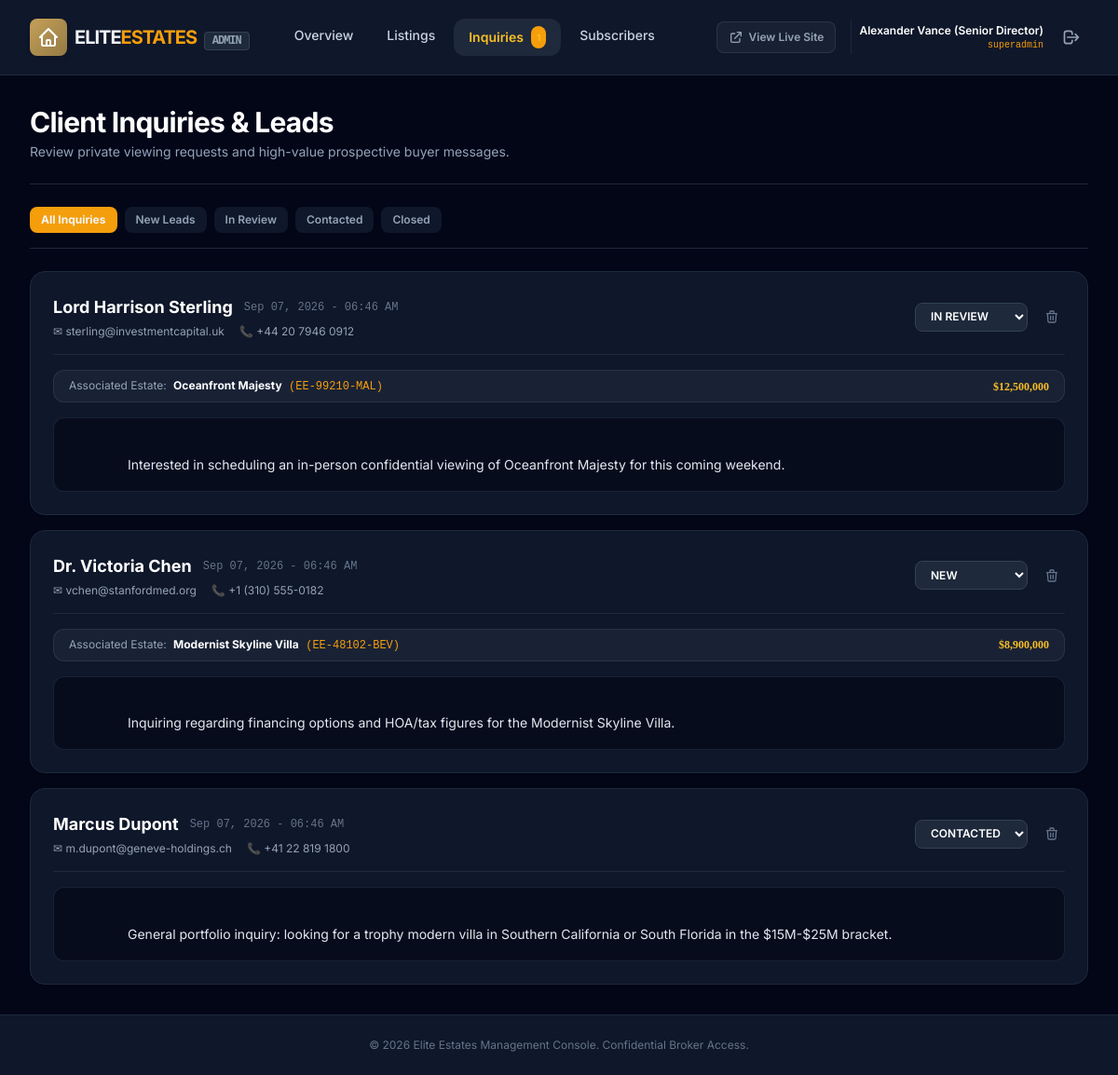
The app's page /admin/inquiries.php (signed in) with its own data.
### tables this page shows
CREATE TABLE IF NOT EXISTS `inquiries` (
    `id` INT UNSIGNED AUTO_INCREMENT PRIMARY KEY,
    `property_id` INT UNSIGNED DEFAULT NULL,
    `full_name` VARCHAR(100) NOT NULL,
    `email` VARCHAR(150) NOT NULL,
    `phone` VARCHAR(50) NOT NULL,
    `message` TEXT NOT NULL,
    `status` ENUM('new', 'in_review', 'contacted', 'closed') NOT NULL DEFAULT 'new',
    `ip_address` VARCHAR(45) DEFAULT NULL,
    `created_at` TIMESTAMP NOT NULL DEFAULT CURRENT_TIMESTAMP,
    CONSTRAINT `fk_inquiries_property`
        FOREIGN KEY (`property_id`) REFERENCES `properties` (`id`)
        ON DELETE SET NULL ON UPDATE CASCADE,
    INDEX `idx_inquiries_status` (`status`),
    INDEX `idx_inquiries_created_at` (`created_at`)
);

CREATE TABLE IF NOT EXISTS `properties` (
    `id` INT UNSIGNED AUTO_INCREMENT PRIMARY KEY,
    `ref_code` VARCHAR(50) NOT NULL UNIQUE,
    `title` VARCHAR(255) NOT NULL,
    `slug` VARCHAR(255) NOT NULL UNIQUE,
    `tag` VARCHAR(50) DEFAULT 'For Sale',
    `property_type` VARCHAR(50) NOT NULL,
    `location` VARCHAR(150) NOT NULL,
    `city` VARCHAR(100) NOT NULL,
    `state` VARCHAR(50) NOT NULL,
    `address` VARCHAR(255) DEFAULT NULL,
    `price` DECIMAL(14, 2) NOT NULL,
    `beds` INT UNSIGNED NOT NULL DEFAULT 1,
    `baths` DECIMAL(3, 1) NOT NULL DEFAULT 1.0,
    `sqft` INT UNSIGNED NOT NULL,
    `lot_size` VARCHAR(50) DEFAULT NULL,
    `year_built` SMALLINT UNSIGNED DEFAULT NULL,
    `featured_image` TEXT NOT NULL,
    `description` TEXT NOT NULL,
    `amenities` JSON DEFAULT NULL,
    `status` ENUM('active', 'pending', 'sold', 'draft') NOT NULL DEFAULT 'active',
    `is_featured` TINYINT(1) NOT NULL DEFAULT 1,
    `created_at` TIMESTAMP NOT NULL DEFAULT CURRENT_TIMESTAMP,
    `updated_at` TIMESTAMP NOT NULL DEFAULT CURRENT_TIMESTAMP ON UPDATE CURRENT_TIMESTAMP,
    INDEX `idx_properties_location` (`location`),
    INDEX `idx_properties_type` (`property_type`),
    INDEX `idx_properties_price` (`price`),
    INDEX `idx_properties_status` (`status`),
    INDEX `idx_properties_featured` (`is_featured`)
);

### config/database.php (called while the page is built, shortened)
<?php
class Database
{
    private static string $host = '127.0.0.1';
    private static int $port = 3306;
    private static string $dbName = 'elite_estates';
    private static string $username = 'root';
    private static string $password = '';
    private static string $charset = 'utf8mb4';
    private static ?PDO $instance = null;
    public static function getConnection(): PDO
    {
        if (self::$instance === null) {
            $host = getenv('DB_HOST') ?: self::$host;
            $port = (int)(getenv('DB_PORT') ?: self::$port);
            $dbName = getenv('DB_NAME') ?: self::$dbName;
            $username = getenv('DB_USER') ?: self::$username;
            $password = getenv('DB_PASS') !== false ? getenv('DB_PASS') : self::$password;
            $dsn = "mysql:host={$host};port={$port};dbname={$dbName};charset=" . self::$charset;
            $options = [
                PDO::ATTR_ERRMODE            => PDO::ERRMODE_EXCEPTION,
                PDO::ATTR_DEFAULT_FETCH_MODE => PDO::FETCH_ASSOC,
                PDO::ATTR_EMULATE_PREPARES   => true,
                PDO::MYSQL_ATTR_INIT_COMMAND => "SET NAMES " . self::$charset . " COLLATE utf8mb4_unicode_ci",
            ];
            try {
                self::$instance = new PDO($dsn, $username, $password, $options);
            } catch (PDOException $e) {
                throw new PDOException("Database Connection Error: " . $e->getMessage(), (int)$e->getCode());
            }
        }
        return self::$instance;
    }
}

### src/Models/Inquiry.php (called while the page is built, shortened)
<?php
require_once __DIR__ . '/../../config/database.php';
class Inquiry
{
    private PDO $pdo;
    public function __construct(?PDO $pdo = null)
    {
        $this->pdo = $pdo ?? Database::getConnection();
    }
    public function getAll(?string $status = null, int $limit = 100): array
    {
        $sql = "SELECT i.*, p.title as property_title, p.ref_code as property_ref_code, p.price as property_price
                FROM inquiries i
                LEFT JOIN properties p ON i.property_id = p.id";
        $params = [];
        $sql .= " ORDER BY i.created_at DESC LIMIT :limit";
        $stmt = $this->pdo->prepare($sql);
        $stmt->bindValue(':limit', $limit, PDO::PARAM_INT);
        $stmt->execute();
        return $stmt->fetchAll();
    }
    public function countNew(): int
    {
        return (int)$this->pdo->query("SELECT COUNT(*) FROM inquiries WHERE status = 'new'")->fetchColumn();
    }
}

### admin/inquiries.php (the view, shortened to what this page needs)
<?php
require_once __DIR__ . '/header.php';
require_once __DIR__ . '/../src/Models/Inquiry.php';
$inquiryModel = new Inquiry();
$statusFilter = $_GET['status'] ?? null;
$inquiries = $inquiryModel->getAll($statusFilter, 100);
?>
<div class="space-y-6">
    <div class="flex flex-col sm:flex-row justify-between items-start sm:items-center gap-4 border-b border-slate-800 pb-6">
        <div>
            <h1 class="text-3xl font-bold text-white tracking-tight">Client Inquiries & Leads</h1>
            <p class="text-slate-400 text-sm mt-1">Review private viewing requests and high-value prospective buyer messages.</p>
        </div>
    </div>
    <div class="flex gap-2 border-b border-slate-800 pb-4 text-xs font-semibold">
        <a href="inquiries.php" class="px-3 py-1.5 rounded-lg transition <?= empty($statusFilter) ? 'bg-amber-500 text-navy font-bold' : 'text-slate-400 hover:text-white bg-slate-900' ?>">All Inquiries</a>
        <a href="inquiries.php?status=new" class="px-3 py-1.5 rounded-lg transition <?= $statusFilter === 'new' ? 'bg-amber-500 text-navy font-bold' : 'text-slate-400 hover:text-white bg-slate-900' ?>">New Leads</a>
        <a href="inquiries.php?status=in_review" class="px-3 py-1.5 rounded-lg transition <?= $statusFilter === 'in_review' ? 'bg-amber-500 text-navy font-bold' : 'text-slate-400 hover:text-white bg-slate-900' ?>">In Review</a>
        <a href="inquiries.php?status=contacted" class="px-3 py-1.5 rounded-lg transition <?= $statusFilter === 'contacted' ? 'bg-amber-500 text-navy font-bold' : 'text-slate-400 hover:text-white bg-slate-900' ?>">Contacted</a>
        <a href="inquiries.php?status=closed" class="px-3 py-1.5 rounded-lg transition <?= $statusFilter === 'closed' ? 'bg-amber-500 text-navy font-bold' : 'text-slate-400 hover:text-white bg-slate-900' ?>">Closed</a>
    </div>
    <div class="space-y-4">
        <?php if (empty($inquiries)): ?>
        <div class="bg-slate-900 border border-slate-800 rounded-2xl p-12 text-center text-slate-500 text-sm">
            No inquiries currently found matching this criteria.
        </div>
        <?php else: ?>
        <?php foreach ($inquiries as $inq): ?>
        <div class="bg-slate-900 border border-slate-800 rounded-2xl p-6 shadow-sm hover:border-slate-700 transition">
            <div class="flex flex-col md:flex-row justify-between items-start md:items-center gap-4 border-b border-slate-800 pb-4 mb-4">
                <div>
                    <div class="flex items-center gap-3">
                        <span class="text-lg font-bold text-white"><?= htmlspecialchars($inq['full_name']) ?></span>
                        <span class="text-xs text-slate-500 font-mono"><?= date('M d, Y - h:i A', strtotime($inq['created_at'])) ?></span>
                    </div>
                    <div class="flex items-center gap-4 text-xs text-slate-400 mt-1">
                        <a href="mailto:<?= htmlspecialchars($inq['email']) ?>" class="hover:text-amber-400 transition flex items-center gap-1">
                            ✉ <?= htmlspecialchars($inq['email']) ?>
                        </a>
                        <a href="tel:<?= htmlspecialchars($inq['phone']) ?>" class="hover:text-amber-400 transition flex items-center gap-1">
                            📞 <?= htmlspecialchars($inq['phone']) ?>
                        </a>
                    </div>
                </div>
                <div class="flex items-center gap-3">
                    <form method="POST" class="inline">
                        <select name="status" onchange="this.form.submit()"
                                class="bg-slate-800 border border-slate-700 text-xs text-white rounded-lg px-3 py-1.5 outline-none focus:ring-1 focus:ring-amber-500 font-semibold uppercase">
                            <option value="new" <?= $inq['status'] === 'new' ? 'selected' : '' ?>>New</option>
                            <option value="in_review" <?= $inq['status'] === 'in_review' ? 'selected' : '' ?>>In Review</option>
                            <option value="contacted" <?= $inq['status'] === 'contacted' ? 'selected' : '' ?>>Contacted</option>
                        </select>
                    </form>
                    <form method="POST" onsubmit="return confirm('Delete this inquiry?');" class="inline">
                        <button type="submit" class="text-slate-500 hover:text-rose-400 p-1.5 transition">
                            <svg class="w-4 h-4" fill="none" stroke="currentColor" viewBox="0 0 24 24"><path stroke-linecap="round" stroke-linejoin="round" stroke-width="2" d="M19 7l-.867 12.142A2 2 0 0116.138 21H7.862a2 2 0 01-1.995-1.858L5 7m5 4v6m4-6v6m1-10V4a1 1 0 00-1-1h-4a1 1 0 00-1 1v3M4 7h16"/></svg>
                        </button>
                    </form>
                </div>
            </div>
            <?php if (!empty($inq['property_title'])): ?>
            <div class="bg-slate-800/70 border border-slate-700/60 rounded-xl px-4 py-2 text-xs text-slate-300 flex items-center justify-between mb-4">
                <div>
                    <span class="text-slate-400">Associated Estate:</span>
                    <strong class="text-white ml-1"><?= htmlspecialchars($inq['property_title']) ?></strong>
                    <span class="text-amber-500 font-mono ml-1">(<?= htmlspecialchars($inq['property_ref_code']) ?>)</span>
                </div>
                <div class="font-serif text-amber-400 font-bold">
                    $<?= number_format((float)$inq['property_price'], 0) ?>
                </div>
            </div>
            <?php endif; ?>
            <div class="text-sm text-slate-200 bg-slate-950/60 p-4 rounded-xl border border-slate-800/80 leading-relaxed whitespace-pre-wrap">
                <?= htmlspecialchars($inq['message']) ?>
            </div>
        </div>
        <?php endforeach; ?>
        <?php endif; ?>
    </div>
</div>
<?php require_once __DIR__ . '/footer.php'; ?>

### admin/header.php (shortened to what this page needs)
<?php
require_once __DIR__ . '/../config/database.php';
require_once __DIR__ . '/../src/Models/Inquiry.php';
$inquiryModel = new Inquiry();
$unreadInquiries = $inquiryModel->countNew();
$currentPage = basename($_SERVER['PHP_SELF']);
?>
<!DOCTYPE html>
<html lang="en">
<head>
    <script src="https://cdn.tailwindcss.com"></script>
</head>
<body class="bg-slate-950 text-slate-100 min-h-screen flex flex-col">
    <header class="bg-slate-900 border-b border-slate-800 sticky top-0 z-40">
        <div class="max-w-7xl mx-auto px-4 sm:px-6 lg:px-8">
            <div class="flex justify-between h-20 items-center">
                <div class="flex items-center gap-8">
                    <a href="index.php" class="flex items-center gap-2">
                        <div class="w-10 h-10 gold-gradient rounded-lg flex items-center justify-center text-white shadow-md">
                        </div>
                        <span class="text-xl font-bold tracking-tighter">ELITE<span class="text-amber-500">ESTATES</span> <span class="text-xs font-mono uppercase bg-slate-800 text-slate-400 px-2 py-0.5 rounded border border-slate-700 ml-1">ADMIN</span></span>
                    </a>
                    <nav class="hidden md:flex space-x-1">
                        <a href="index.php" class="px-4 py-2 rounded-xl text-sm font-medium transition <?= $currentPage === 'index.php' ? 'bg-slate-800 text-amber-400 font-semibold' : 'text-slate-300 hover:text-white hover:bg-slate-800/50' ?>">
                            Overview
                        </a>
                        <a href="properties.php" class="px-4 py-2 rounded-xl text-sm font-medium transition <?= in_array($currentPage, ['properties.php', 'property-form.php']) ? 'bg-slate-800 text-amber-400 font-semibold' : 'text-slate-300 hover:text-white hover:bg-slate-800/50' ?>">
                            Listings
                        </a>
                        <a href="inquiries.php" class="px-4 py-2 rounded-xl text-sm font-medium transition relative flex items-center gap-2 <?= $currentPage === 'inquiries.php' ? 'bg-slate-800 text-amber-400 font-semibold' : 'text-slate-300 hover:text-white hover:bg-slate-800/50' ?>">
                            Inquiries
                            <?php if ($unreadInquiries > 0): ?>
                            <span class="bg-amber-500 text-navy text-[10px] font-bold px-1.5 py-0.5 rounded-full"><?= $unreadInquiries ?></span>
                            <?php endif; ?>
                        </a>
                        <a href="subscribers.php" class="px-4 py-2 rounded-xl text-sm font-medium transition <?= $currentPage === 'subscribers.php' ? 'bg-slate-800 text-amber-400 font-semibold' : 'text-slate-300 hover:text-white hover:bg-slate-800/50' ?>">
                            Subscribers
                        </a>
                    </nav>
                </div>
                <div class="flex items-center gap-4">
                    <a href="../index.php" target="_blank" class="hidden sm:flex items-center gap-1.5 text-xs font-semibold text-slate-400 hover:text-amber-400 transition bg-slate-800/60 px-3 py-2 rounded-lg border border-slate-700/60">
                        <svg class="w-4 h-4" fill="none" stroke="currentColor" viewBox="0 0 24 24"><path stroke-linecap="round" stroke-linejoin="round" stroke-width="2" d="M10 6H6a2 2 0 00-2 2v10a2 2 0 002 2h10a2 2 0 002-2v-4M14 4h6m0 0v6m0-6L10 14"/></svg>
                        View Live Site
                    </a>
                    <div class="flex items-center gap-3 pl-2 border-l border-slate-800">
                        <div class="text-right hidden sm:block">
                            <div class="text-xs font-semibold text-white"><?= htmlspecialchars($_SESSION['admin_name'] ?? 'Administrator') ?></div>
                            <div class="text-[10px] text-amber-500 font-mono"><?= htmlspecialchars($_SESSION['admin_role'] ?? 'superadmin') ?></div>
                        </div>
                        <a href="logout.php" title="Sign Out" class="p-2 text-slate-400 hover:text-rose-400 transition rounded-lg hover:bg-slate-800">
                            <svg class="w-5 h-5" fill="none" stroke="currentColor" viewBox="0 0 24 24"><path stroke-linecap="round" stroke-linejoin="round" stroke-width="2" d="M17 16l4-4m0 0l-4-4m4 4H7m6 4v1a3 3 0 01-3 3H6a3 3 0 01-3-3V7a3 3 0 013-3h4a3 3 0 013 3v1"/></svg>
                        </a>
                    </div>
                </div>
            </div>
        </div>
    </header>
    <main class="flex-1 max-w-7xl w-full mx-auto px-4 sm:px-6 lg:px-8 py-8">

### admin/footer.php (shortened to what this page needs)
    </main>
    <footer class="bg-slate-900 border-t border-slate-800 py-6 text-center text-xs text-slate-500">
        <div class="max-w-7xl mx-auto px-4">
            <span>&copy; <?= date('Y') ?> Elite Estates Management Console. Confidential Broker Access.</span>
        </div>
    </footer>
</body>
</html>

### admin/header.php (style rules this page uses)
body { font-family: 'Inter', sans-serif; }
.gold-gradient { background: linear-gradient(135deg, #c5a059 0%, #947a43 100%); }

### records on screen
inquiries: full_name "Lord Harrison Sterling", created_at "Sep 07, 2026 - 06:46 AM", email "sterling@investmentcapital.uk", phone "+44 20 7946 0912", status "In Review", property.title "Oceanfront Majesty", property.ref_code "EE-99210-MAL", property.price "12,500,000", message "Interested in scheduling an in-person confidential viewing of Oceanfront Majesty for this coming weekend."
inquiries: full_name "Dr. Victoria Chen", created_at "Sep 07, 2026 - 06:46 AM", email "vchen@stanfordmed.org", phone "+1 (310) 555-0182", status "New", property.title "Modernist Skyline Villa", property.ref_code "EE-48102-BEV", property.price "8,900,000", message "Inquiring regarding financing options and HOA/tax figures for the Modernist Skyline Villa."
inquiries: full_name "Marcus Dupont", created_at "Sep 07, 2026 - 06:46 AM", email "m.dupont@geneve-holdings.ch", phone "+41 22 819 1800", status "Contacted", message "General portfolio inquiry: looking for a trophy modern villa in Southern California or South Florida in the $15M-$25M bracket."

### other values on screen
$unreadInquiries "1"
$_SESSION['admin_name'] "Alexander Vance (Senior Director)"
$_SESSION['admin_role'] "superadmin"
